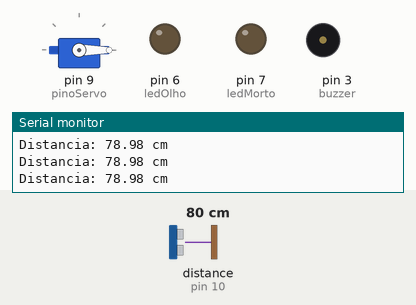
This sketch was run on a simulated Arduino Uno, built with avr-gcc and run on an emulated ATmega328P. Parts: servo, output pins drawn as LEDs (lit = HIGH), buzzer (waves = sounding), the last lines printed to the serial monitor. Wiring (inferred from the names in the program): ultrasonic range finder: trigger pin 12; echo pin 10. The inputs (shaded band) are chosen by the test bench; at power-on: distance to the obstacle (sensor on pin 10) 80 cm. The echo pulse lasts 58.3 µs per cm; random numbers use the default seed unless the sketch sets one; pins used as bus, display or sensor lines are not drawn.

Above: at 1.2 s.
1.3 s: distance to the obstacle (sensor on pin 10) set to 7 cm
2.8 s: distance to the obstacle (sensor on pin 10) set to 4 cm
At 3.8 s:
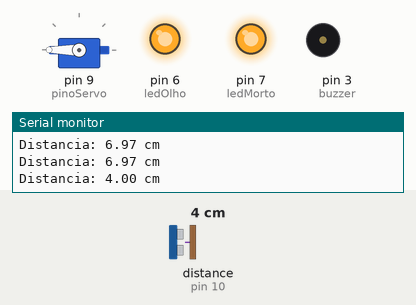
At 5.5 s:
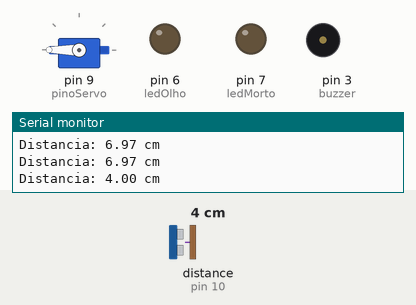
10.3 s: distance to the obstacle (sensor on pin 10) set to 2 cm
Timing chart, 0 to 14.3 s (numbered marks = the images above; inputs shaded):
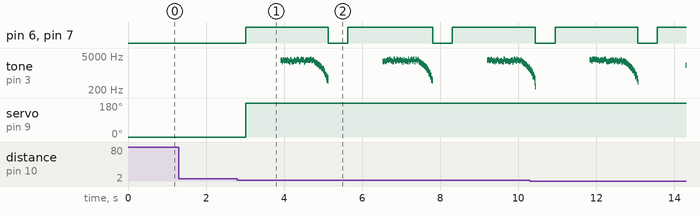

Measured:
- the behaviour switches between 6 and 5 cm on distance to the obstacle (sensor on pin 10) (found by bisection; images 0 and 1)
- after the input at 2.8 s, pin 6 (ledOlho), pin 7 (ledMorto): alternates HIGH for 2.1 s and LOW for 0.50 s, starting after 0.22 s

The sketch:

ProjetoHalloween.ino
```cpp
#include <pitches.h>
#include <Servo.h>

// Sensor de distância:
const int pinoTrig = 12; // Pino Trigger
const int pinoEcho = 10; // Pino Echo

// LEDs:
const int ledOlho = 6;
const int ledMorto = 7;

// Buzzer:
const int buzzer = 3; // Adicionada a atribuição do pino e ';'

// Servo motor:
const int pinoServo = 9; // Alterado para o pino 9 para evitar conflito com ledOlho (pino 6)
Servo meuServo;

// Músicas:
int musical[] = {NOTE_CS5, NOTE_B4, NOTE_GS4, NOTE_B4, NOTE_GS4, NOTE_A4, NOTE_GS4, NOTE_B4};
int duracoesMusical[] = {2, 2, 2, 2, 2, 4, 2, 1};

bool estaMorto = false;

void setup() {
  Serial.begin(9600);
  pinMode(pinoTrig, OUTPUT);
  pinMode(pinoEcho, INPUT);

  pinMode(ledOlho, OUTPUT);
  pinMode(ledMorto, OUTPUT);

  meuServo.attach(pinoServo);
  meuServo.write(0); // Posição inicial do servo (0 graus)
}

void loop() {
  double dist = calcularDistancia();

  if (Serial.available() > 0) {
    String comando = Serial.readStringUntil('\n');
    processarComando(comando);
  }

  if (dist < 5) {
    if (!estaMorto) {
      digitalWrite(ledOlho, HIGH);
      digitalWrite(ledMorto, HIGH);

      meuServo.write(180); // Gira para 180 graus
      delay(500);
      tocarGrito();

      digitalWrite(ledOlho, LOW);
      digitalWrite(ledMorto, LOW);
    }

  } else {
    digitalWrite(ledOlho, LOW);
    digitalWrite(ledMorto, LOW);
  }

  delay(500);
}

void processarComando(String comando) {
  comando.trim();
  comando.toUpperCase();

  if (comando == "REVIVER") {
    if (estaMorto) {
      estaMorto = false;
      meuServo.write(0);
    } else {
      Serial.println("Humano já vivo!");
    }
  }
  else if (comando == "PARAR") {
    // A CADIFICAR
  }
  else if (comando.length() > 0) {
    Serial.prinln("Comando desconhecido.");
  }
}


void tocarGrito() {
  // 1) Sobe rápido e tremendo, como um grito começando
  for (int f = 600; f < 3200; f += 40) {
    int tremor = ((f / 40) % 2 == 0) ? 60 : -60;
    tone(buzzer, f + tremor);
    delay(6);
  }

  // 2) Segura no agudo, pulando entre notas altas (o grito se sustentando)
  for (int i = 0; i < 40; i++) {
    tone(buzzer, 2800 + random(0, 900));
    delay(random(15, 30));
  }

  // 3) Cai com a "voz" falhando
  for (int f = 3000; f > 400; f -= 60) {
    tone(buzzer, f + random(-150, 150));
    delay(8);
  }

  noTone(buzzer);
}

double calcularDistancia() {
  digitalWrite(pinoTrig, LOW);
  delayMicroseconds(2);
  digitalWrite(pinoTrig, HIGH);
  delayMicroseconds(10);
  digitalWrite(pinoTrig, LOW);

  double duracao = pulseIn(pinoEcho, HIGH);
  double distanciaCM = duracao * 0.034 / 2;

  Serial.print("Distancia: ");
  Serial.print(distanciaCM);
  Serial.println(" cm");

  return distanciaCM;
}
```

pitches.h
```cpp
/*************************************************
   Public Constants
 *************************************************/

#define NOTE_B0 31
#define NOTE_C1 33
#define NOTE_CS1 35
#define NOTE_D1 37
#define NOTE_DS1 39
#define NOTE_E1 41
#define NOTE_F1 44
#define NOTE_FS1 46
#define NOTE_G1 49
#define NOTE_GS1 52
#define NOTE_A1 55
#define NOTE_AS1 58
#define NOTE_B1 62
#define NOTE_C2 65
#define NOTE_CS2 69
#define NOTE_D2 73
#define NOTE_DS2 78
#define NOTE_E2 82
#define NOTE_F2 87
#define NOTE_FS2 93
#define NOTE_G2 98
#define NOTE_GS2 104
#define NOTE_A2 110
#define NOTE_AS2 117
#define NOTE_B2 123
#define NOTE_C3 131
#define NOTE_CS3 139
#define NOTE_D3 147
#define NOTE_DS3 156
#define NOTE_E3 165
#define NOTE_F3 175
#define NOTE_FS3 185
#define NOTE_G3 196
#define NOTE_GS3 208
#define NOTE_A3 220
#define NOTE_AS3 233
#define NOTE_B3 247
#define NOTE_C4 262
#define NOTE_CS4 277
#define NOTE_D4 294
#define NOTE_DS4 311
#define NOTE_E4 330
#define NOTE_F4 349
#define NOTE_FS4 370
#define NOTE_G4 392
#define NOTE_GS4 415
#define NOTE_A4 440
#define NOTE_AS4 466
#define NOTE_B4 494
#define NOTE_C5 523
#define NOTE_CS5 554
#define NOTE_D5 587
#define NOTE_DS5 622
#define NOTE_E5 659
#define NOTE_F5 698
#define NOTE_FS5 740
#define NOTE_G5 784
#define NOTE_GS5 831
#define NOTE_A5 880
#define NOTE_AS5 932
#define NOTE_B5 988
#define NOTE_C6 1047
#define NOTE_CS6 1109
#define NOTE_D6 1175
#define NOTE_DS6 1245
#define NOTE_E6 1319
#define NOTE_F6 1397
#define NOTE_FS6 1480
#define NOTE_G6 1568
#define NOTE_GS6 1661
#define NOTE_A6 1760
#define NOTE_AS6 1865
#define NOTE_B6 1976
#define NOTE_C7 2093
#define NOTE_CS7 2217
#define NOTE_D7 2349
#define NOTE_DS7 2489
#define NOTE_E7 2637
#define NOTE_F7 2794
#define NOTE_FS7 2960
#define NOTE_G7 3136
#define NOTE_GS7 3322
#define NOTE_A7 3520
#define NOTE_AS7 3729
#define NOTE_B7 3951
#define NOTE_C8 4186
#define NOTE_CS8 4435
#define NOTE_D8 4699
#define NOTE_DS8 4978
```
